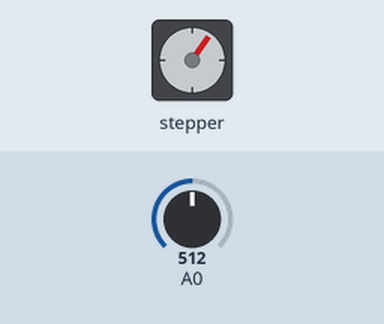
Simulated run of this sketch. Board: Arduino Uno, built with avr-gcc and run on an emulated ATmega328P. Parts: stepper motor. Inputs (shaded band) come from the test bench; at power-on: A0 = 512. Stepper angles assume 200 steps per turn.

Above: at 1.2 s.
1.3 s: A0 set to 900
At 1.78 s:
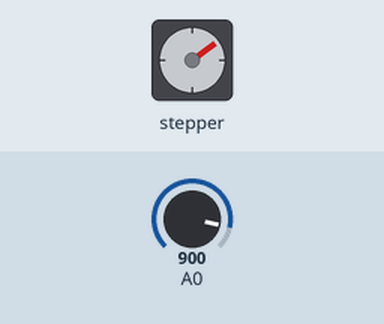
4.3 s: A0 set to 1023
At 4.5 s:
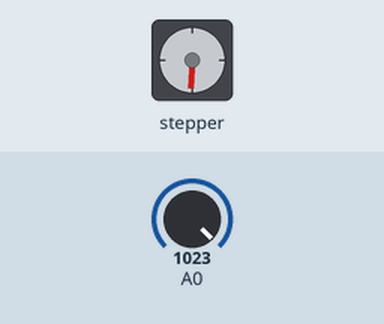
7.3 s: A0 set to 716
10.3 s: A0 set to 511
At 11.3 s:
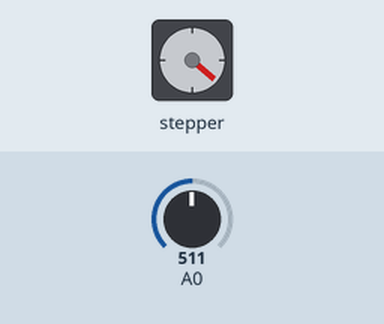
13.3 s: A0 set to 122
Timing chart, 0 to 17.3 s (numbered marks = the images above; inputs shaded):
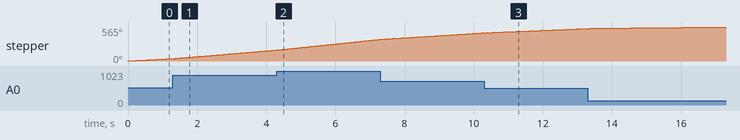

The sketch:

motor_stepper.ino
```cpp
#include <Stepper.h>
const int stepsPerRevolution =200;
Stepper myStepper(stepsPerRevolution, 8,9,10,11);

int stepCount = 0;
void setup() {
  // put your setup code here, to run once:

}

void loop() {
int sensorResding=analogRead(A0);
int motorSpeed=map(sensorResding, 0, 1023, 0, 10);
if(motorSpeed>0){
myStepper.setSpeed(motorSpeed);
myStepper.step(stepsPerRevolution / 100);
}
}
```
